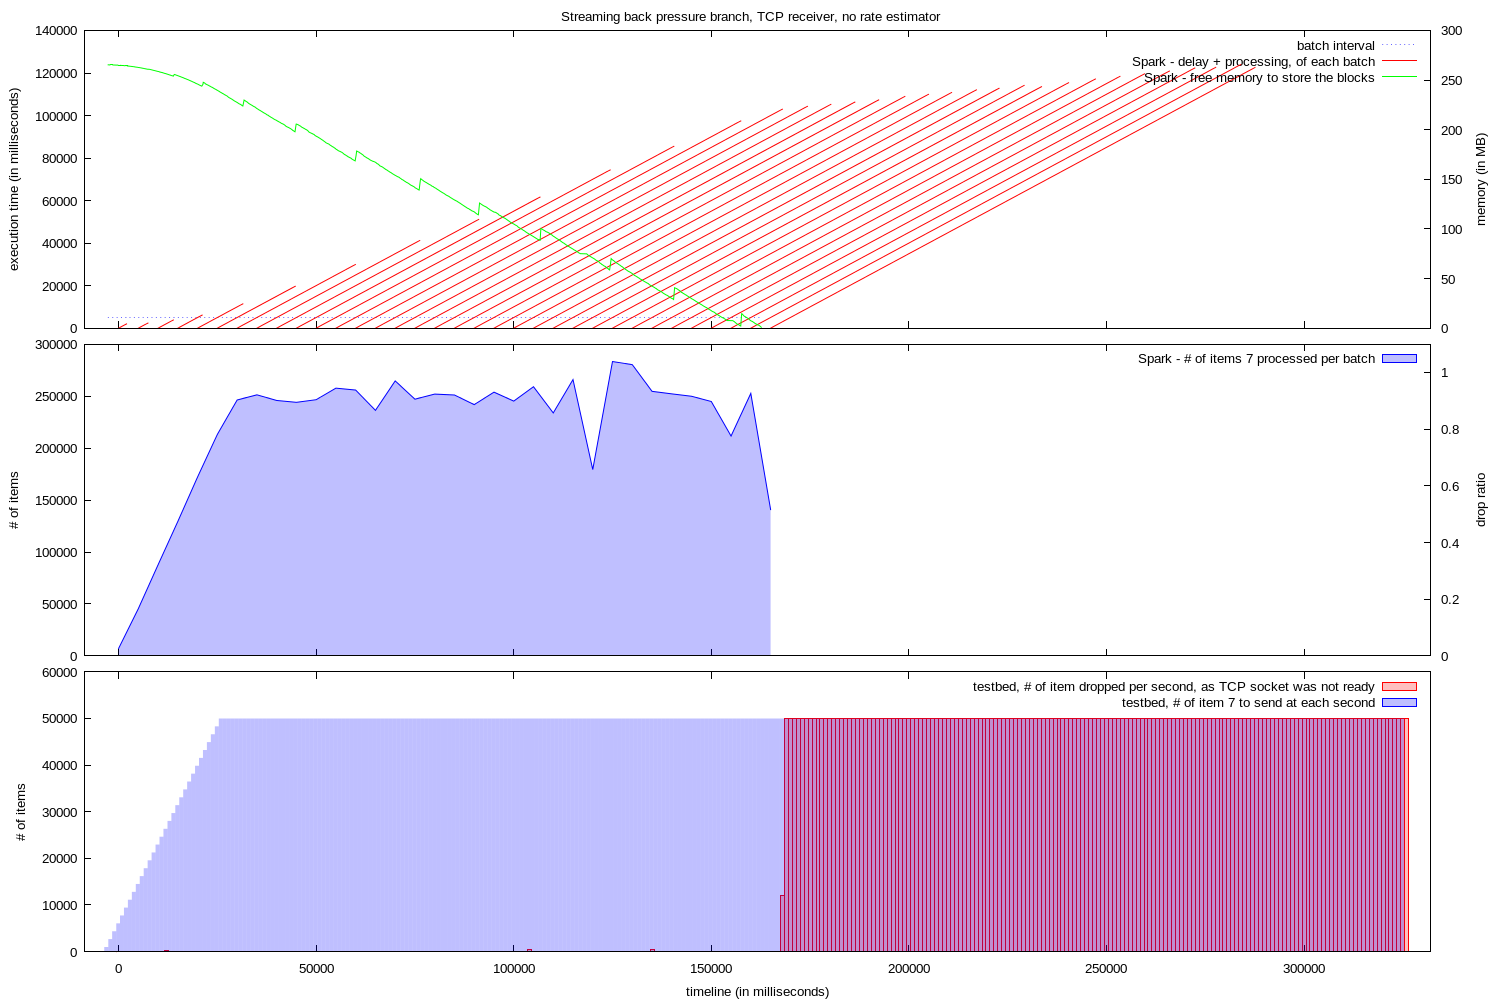

Write the gnuplot code that produced this figure.

set y2range [0:]
set y2tics
set yrange [0:]
set lmargin 12
set rmargin 10
set datafile missing "?"
set style fill transparent solid 0.25

set style arrow 1 nohead ls 1
set ytics nomirror

set terminal pngcairo dashed enhanced font "arial,10" fontscale 1.0 size 1500,999

set output "graph.png"

set multiplot layout 3, 1 title "Streaming back pressure branch, TCP receiver, no rate estimator"

set xrange [ -8626 : 331993 ]
set xtics format " "
set bmargin 1
set ylabel "execution time (in milliseconds)"
set y2label "memory (in MB)"

plot "memory.log" using 1:(5000) with line lt 0 lc 3 title "batch interval", \
  "execution.log" using 2:(0):($1-$2):($1-$2) with vector title "Spark - delay + processing, of each batch" arrowstyle 1, \
  "memory.log" using 1:($2/1024) axes x1y2 with lines title "Spark - free memory to store the blocks" lt 1 lc 2
 


set tmargin 0
set ylabel "# of items"
set y2label "drop ratio"
set y2range [ 0 : 1.1 ]


plot "execution_0.log" using 2:($3) with filledcurve x1 title "Spark - # of items 7 processed per batch" lt 1 lc 3


set xlabel "timeline (in milliseconds)"


set xtics format "%.0f"
set bmargin 3
set ylabel "# of items"
unset y2label
unset y2tics
unset y2range


set yrange [ 0 : 60000 ]

set boxwidth 1000

plot "droppedValuesPerSecond.log" using 1:2 with boxes title "testbed, # of item dropped per second, as TCP socket was not ready" lt 1 lc 1, \
"tick.log" using 1:($2) with fillsteps title "testbed, # of item 7 to send at each second" lt 1 lc 3
unset multiplot
